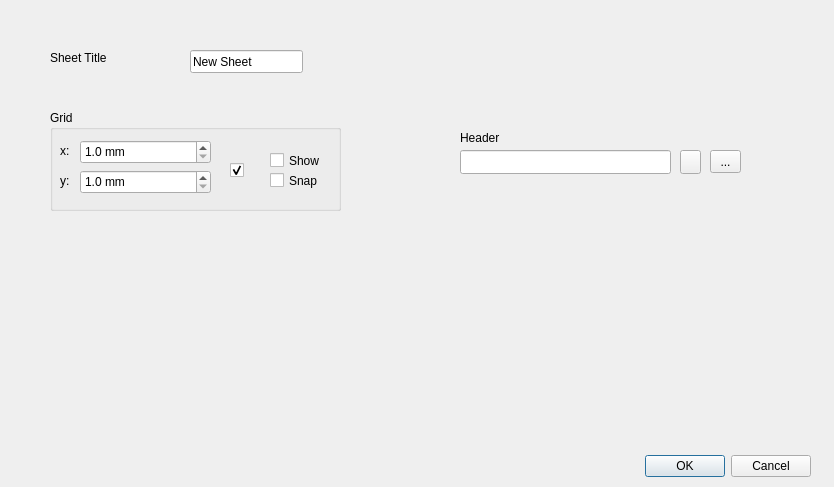
<?xml version="1.0" encoding="UTF-8"?>
<ui version="4.0">
 <class>SheetSettings</class>
 <widget class="QDialog" name="SheetSettings">
  <property name="geometry">
   <rect>
    <x>0</x>
    <y>0</y>
    <width>834</width>
    <height>487</height>
   </rect>
  </property>
  <property name="windowTitle">
   <string>Sheet settings</string>
  </property>
  <widget class="QDialogButtonBox" name="buttonBox">
   <property name="geometry">
    <rect>
     <x>470</x>
     <y>450</y>
     <width>341</width>
     <height>32</height>
    </rect>
   </property>
   <property name="orientation">
    <enum>Qt::Horizontal</enum>
   </property>
   <property name="standardButtons">
    <set>QDialogButtonBox::Cancel|QDialogButtonBox::Ok</set>
   </property>
  </widget>
  <widget class="QLabel" name="label">
   <property name="geometry">
    <rect>
     <x>50</x>
     <y>50</y>
     <width>71</width>
     <height>16</height>
    </rect>
   </property>
   <property name="text">
    <string>Sheet Title</string>
   </property>
  </widget>
  <widget class="QLineEdit" name="editSheetTitle">
   <property name="geometry">
    <rect>
     <x>190</x>
     <y>50</y>
     <width>113</width>
     <height>23</height>
    </rect>
   </property>
   <property name="text">
    <string>New Sheet</string>
   </property>
  </widget>
  <widget class="QGroupBox" name="groupBox">
   <property name="geometry">
    <rect>
     <x>50</x>
     <y>110</y>
     <width>291</width>
     <height>101</height>
    </rect>
   </property>
   <property name="title">
    <string>Grid</string>
   </property>
   <widget class="QLabel" name="label_2">
    <property name="geometry">
     <rect>
      <x>10</x>
      <y>30</y>
      <width>16</width>
      <height>21</height>
     </rect>
    </property>
    <property name="text">
     <string>x:</string>
    </property>
   </widget>
   <widget class="QLabel" name="label_3">
    <property name="geometry">
     <rect>
      <x>10</x>
      <y>60</y>
      <width>20</width>
      <height>21</height>
     </rect>
    </property>
    <property name="text">
     <string>y:</string>
    </property>
   </widget>
   <widget class="QCheckBox" name="cbShowGrid">
    <property name="geometry">
     <rect>
      <x>220</x>
      <y>40</y>
      <width>61</width>
      <height>21</height>
     </rect>
    </property>
    <property name="text">
     <string>Show</string>
    </property>
   </widget>
   <widget class="QCheckBox" name="cbSnapGrid">
    <property name="geometry">
     <rect>
      <x>220</x>
      <y>60</y>
      <width>61</width>
      <height>21</height>
     </rect>
    </property>
    <property name="text">
     <string>Snap</string>
    </property>
   </widget>
   <widget class="QCheckBox" name="cbGridConstrain">
    <property name="geometry">
     <rect>
      <x>180</x>
      <y>50</y>
      <width>16</width>
      <height>21</height>
     </rect>
    </property>
    <property name="text">
     <string/>
    </property>
    <property name="checked">
     <bool>true</bool>
    </property>
    <property name="tristate">
     <bool>false</bool>
    </property>
   </widget>
   <widget class="QDoubleSpinBox" name="sbGridX">
    <property name="geometry">
     <rect>
      <x>30</x>
      <y>30</y>
      <width>131</width>
      <height>24</height>
     </rect>
    </property>
    <property name="sizePolicy">
     <sizepolicy hsizetype="Minimum" vsizetype="Fixed">
      <horstretch>0</horstretch>
      <verstretch>0</verstretch>
     </sizepolicy>
    </property>
    <property name="buttonSymbols">
     <enum>QAbstractSpinBox::UpDownArrows</enum>
    </property>
    <property name="suffix">
     <string> mm</string>
    </property>
    <property name="decimals">
     <number>1</number>
    </property>
    <property name="minimum">
     <double>1.000000000000000</double>
    </property>
    <property name="stepType">
     <enum>QAbstractSpinBox::DefaultStepType</enum>
    </property>
   </widget>
   <widget class="QDoubleSpinBox" name="sbGridY">
    <property name="geometry">
     <rect>
      <x>30</x>
      <y>60</y>
      <width>131</width>
      <height>24</height>
     </rect>
    </property>
    <property name="suffix">
     <string> mm</string>
    </property>
    <property name="decimals">
     <number>1</number>
    </property>
    <property name="minimum">
     <double>1.000000000000000</double>
    </property>
    <property name="stepType">
     <enum>QAbstractSpinBox::DefaultStepType</enum>
    </property>
   </widget>
  </widget>
  <widget class="VariableEditor" name="variableEditor" native="true">
   <property name="geometry">
    <rect>
     <x>59</x>
     <y>239</y>
     <width>481</width>
     <height>171</height>
    </rect>
   </property>
   <property name="styleSheet">
    <string notr="true"/>
   </property>
  </widget>
  <widget class="QLineEdit" name="editHeader">
   <property name="geometry">
    <rect>
     <x>460</x>
     <y>150</y>
     <width>211</width>
     <height>24</height>
    </rect>
   </property>
  </widget>
  <widget class="QLabel" name="label_4">
   <property name="geometry">
    <rect>
     <x>460</x>
     <y>130</y>
     <width>57</width>
     <height>16</height>
    </rect>
   </property>
   <property name="text">
    <string>Header</string>
   </property>
  </widget>
  <widget class="QToolButton" name="btnHeader">
   <property name="geometry">
    <rect>
     <x>710</x>
     <y>150</y>
     <width>31</width>
     <height>23</height>
    </rect>
   </property>
   <property name="text">
    <string>...</string>
   </property>
  </widget>
  <widget class="QPushButton" name="btnClearHeader">
   <property name="geometry">
    <rect>
     <x>680</x>
     <y>150</y>
     <width>21</width>
     <height>24</height>
    </rect>
   </property>
   <property name="text">
    <string/>
   </property>
   <property name="icon">
    <iconset theme="edit-clear">
     <normaloff>.</normaloff>.</iconset>
   </property>
  </widget>
 </widget>
 <customwidgets>
  <customwidget>
   <class>VariableEditor</class>
   <extends>QWidget</extends>
   <header>ui/widgets/variableeditor.h</header>
   <container>1</container>
  </customwidget>
 </customwidgets>
 <resources/>
 <connections>
  <connection>
   <sender>buttonBox</sender>
   <signal>accepted()</signal>
   <receiver>SheetSettings</receiver>
   <slot>accept()</slot>
   <hints>
    <hint type="sourcelabel">
     <x>248</x>
     <y>254</y>
    </hint>
    <hint type="destinationlabel">
     <x>157</x>
     <y>274</y>
    </hint>
   </hints>
  </connection>
  <connection>
   <sender>buttonBox</sender>
   <signal>rejected()</signal>
   <receiver>SheetSettings</receiver>
   <slot>reject()</slot>
   <hints>
    <hint type="sourcelabel">
     <x>316</x>
     <y>260</y>
    </hint>
    <hint type="destinationlabel">
     <x>286</x>
     <y>274</y>
    </hint>
   </hints>
  </connection>
 </connections>
</ui>
